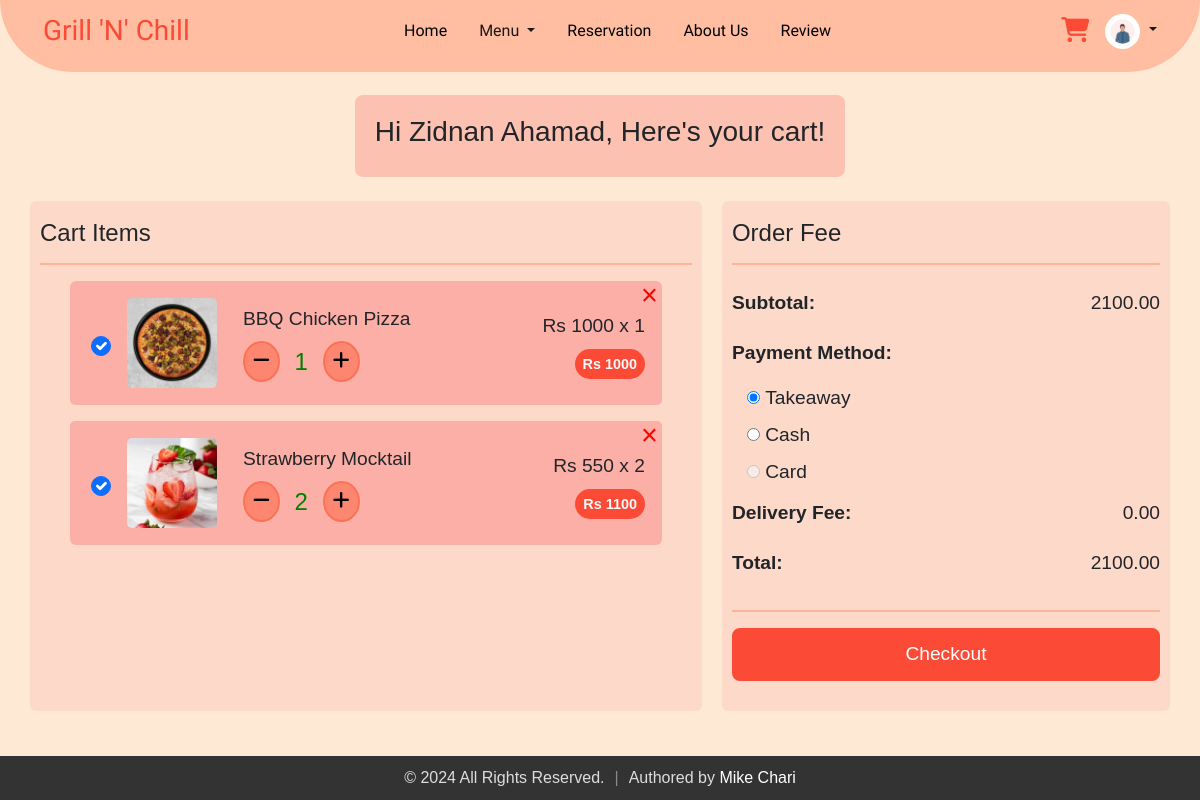
Screenshot of /cart.php (signed in) with the database file from the repository.
### tables this page shows
CREATE TABLE `users` (
  `email` varchar(255) NOT NULL,
  `firstName` varchar(255) NOT NULL,
  `lastName` varchar(255) NOT NULL,
  `contact` varchar(10) NOT NULL,
  `password` varchar(20) NOT NULL,
  `dateCreated` timestamp NOT NULL DEFAULT current_timestamp(),
  `profile_image` varchar(255) NOT NULL DEFAULT 'default.jpg'
);

CREATE TABLE `cart` (
  `id` int(11) NOT NULL,
  `itemName` varchar(255) NOT NULL,
  `price` decimal(10,0) NOT NULL,
  `image` varchar(255) NOT NULL,
  `quantity` int(11) NOT NULL,
  `catName` varchar(255) NOT NULL,
  `email` varchar(255) NOT NULL,
  `total_price` varchar(255) NOT NULL
);

### cart.php (the view, shortened to what this page needs)
<?php
require 'db_connection.php';
$email = $_SESSION['email'];
$stmt = $conn->prepare('SELECT * FROM users WHERE email=?');
$stmt->bind_param('s', $email);
$stmt->execute();
$result = $stmt->get_result();
$user = $result->fetch_assoc();
$stmt = $conn->prepare('SELECT * FROM cart WHERE email=?');
$stmt->bind_param('s', $email);
$stmt->execute();
$itemsResult = $stmt->get_result();
?>
<!DOCTYPE html>
<html lang="en">
<head>
  <link rel='stylesheet' href='https://cdnjs.cloudflare.com/ajax/libs/twitter-bootstrap/4.5.2/css/bootstrap.min.css' />
  <link rel='stylesheet' href='https://cdnjs.cloudflare.com/ajax/libs/font-awesome/5.9.0/css/all.min.css' />
  <link href="https://stackpath.bootstrapcdn.com/bootstrap/5.3.0/css/bootstrap.min.css" rel="stylesheet">
  <link href="https://cdn.jsdelivr.net/npm/bootstrap@5.3.3/dist/css/bootstrap.min.css" rel="stylesheet">
  <link rel="stylesheet" href="https://cdnjs.cloudflare.com/ajax/libs/font-awesome/6.2.0/css/all.min.css" />
  <link rel="stylesheet" href="cart.css" />
</head>
<body>
  <?php
  if ($_SESSION['userloggedin']) {
    include_once('nav-logged.php');
  } else {
    include_once('navbar.php');
  }
  ?>
  <div class="title mb-4">
    <h3>Hi <?php echo $user['firstName'] . " " . $user['lastName']; ?>, Here's your cart!</h3>
  </div>
  <div class="cart-details ">
    <div class="cart-items">
      <h4 class="mt-2">Cart Items</h4>
      <hr>
      <ul class="list-group">
        <?php if ($itemsResult->num_rows > 0): ?>
          <?php while ($item = $itemsResult->fetch_assoc()) : ?>
            <li class="d-flex justify-content-between align-items-center mb-3 list-group-item">
              <div class="d-flex align-items-center">
                <input type="checkbox" class="form-check-input ms-1 selection" style="width: 20px; height: 20px; border-radius: 50%; " data-price="<?= $item['price'] ?>" checked>
                <?php
                if (!empty($item['image'])) {
                  echo '<img src="uploads/' . htmlspecialchars($item['image']) . '" alt="Item Image" class="item-image ">';
                } else {
                  echo '<span>No image available</span>';
                }
                ?>
                <div class="ms-3">
                  <div class="mt-1"><?php echo $item['itemName']; ?></div>
                  <div class="quantity mt-2 mb-1">
                    <button class="minus-btn minus-quantity-btn" type="button" data-id="<?= $item['id'] ?>" data-price="<?= $item['price'] ?>" min="1">
                      <i class="fas fa-minus"></i>
                    </button>
                    <input type="text" class="itemQty" value="<?= $item['quantity'] ?>" min="1" data-id="<?= $item['id'] ?>" data-price="<?= $item['price'] ?>">
                    <button class="plus-btn plus-quantity-btn" type="button" data-id="<?= $item['id'] ?>" data-price="<?= $item['price'] ?>">
                      <i class="fas fa-plus"></i>
                    </button>
                  </div>
                </div>
              </div>
              <div class="mt-1">
                <div class="d-flex flex-row justify-content-between align-items-start quantity-price">
                  <div>
                    Rs <span class="item-price"><?= $item['price'] ?></span> x <span class="item-quantity"><?= $item['quantity'] ?></span>
                  </div>
                </div>
                <div class="d-flex flex-row justify-content-end align-items-end">
                  <span class="badge rounded-pill text-light p-2 mt-2 item-total-price" style="background-color: #fb4a36;">Rs <?= $item['total_price'] ?></span>
                </div>
              </div>
              <button class="delete-icon" data-id="<?= $item['id'] ?>">
                &times;
              </button>
            </li>
          <?php endwhile; ?>
        <?php else: ?>
          <li class="list-group-item">
            Your cart is empty!
          </li>
        <?php endif; ?>
      </ul>
    </div>
    <div class="order-summary">
      <h4 class="mt-2">Order Fee</h4>
      <hr class="mb-4">
      <div class="summary-details ">
        <p><strong>Subtotal:</strong></p>
        <p> <span id="subtotal">0</span></p>
      </div>
      <div class="summary-details payment">
        <p><strong>Payment Method:</strong></p>
        <div>
          <input type="radio" id="takeaway" name="payment_mode" value="Takeaway" checked>
          <label for="Takeaway">Takeaway</label>
        </div>
        <div>
          <input type="radio" id="cash" name="payment_mode" value="Cash">
          <label for="Cash">Cash</label>
        </div>
        <div>
          <input type="radio" id="card" name="payment_mode" value="Card" disabled style="cursor: not-allowed;">
          <label for="Card">Card</label>
        </div>
      </div>
      <div class="summary-details">
        <p><strong>Delivery Fee: </strong></p>
        <p> <span id="delivery-fee">0</span></p>
      </div>
      <div class="summary-details mb-3">
        <p><strong>Total:</strong></p>
        <p><span id="total">0</span></p>
      </div>
      <hr>
      <form id="checkout-form" action="order_review.php" method="post">
        <button type="button" id="checkout-button">Checkout</button>
      </form>
    </div>
  </div>
</body>
</html>

### nav-logged.php (shortened to what this page needs)
<?php
include 'db_connection.php';
$useremail = isset($_SESSION['email']) ? $_SESSION['email'] : '';
function get_UserInfo($email)
{
  global $conn;
  $stmt = $conn->prepare("SELECT  profile_image FROM users WHERE email = ?");
  $stmt->bind_param("s", $email);
  $stmt->execute();
  $stmt->bind_result($profile_image);
  return [
    'profile_image' => $profile_image ?: 'default.jpg'
  ];
}
$userinfo = get_UserInfo($useremail);
?>
<!DOCTYPE html>
<html lang="en">
<head>
  <link href="https://cdn.jsdelivr.net/npm/bootstrap@5.3.3/dist/css/bootstrap.min.css" rel="stylesheet" />
  <link rel="stylesheet" href="https://cdnjs.cloudflare.com/ajax/libs/font-awesome/6.2.0/css/all.min.css" />
</head>
<body>
  <?php
  $current_page = basename($_SERVER['PHP_SELF']);
  ?>
  <div>
    <nav class="navbar navbar-expand-md fixed-top">
      <div class="container-fluid nav-container">
        <a class="navbar-brand me-auto logo" href="index.php">Grill 'N' Chill</a>
        <div class="offcanvas offcanvas-end" tabindex="-1" id="offcanvasNavbar" aria-labelledby="offcanvasNavbarLabel">
          <div class="offcanvas-body text-center">
            <ul class="navbar-nav justify-content-center flex-grow-1 pe-3">
              <li class="nav-item">
                <a class="nav-link mx-lg-2 <?php echo $current_page == 'index.php' ? 'active' : ''; ?>" aria-current="page" href="index.php">Home</a>
              </li>
              <li class="nav-item dropdown">
                <a class="nav-link dropdown-toggle mx-lg-2 <?php echo $current_page == 'menu.php' ? 'active' : ''; ?>" href="menu.php" role="button" aria-haspopup="true" aria-expanded="false">
                  Menu
                </a>
              </li>
              <li class="nav-item">
                <a class="nav-link mx-lg-2 <?php echo $current_page == 'index.php#Reservation' ? 'active' : ''; ?>" href="index.php#Reservation">Reservation</a>
              </li>
              <li class="nav-item">
                <a class="nav-link mx-lg-2 <?php echo $current_page == 'index.php#About-Us' ? 'active' : ''; ?>" href="index.php#About-Us">About Us</a>
              </li>
              <li class="nav-item">
                <a class="nav-link mx-lg-2 <?php echo $current_page == '#review' ? 'active' : ''; ?>" href="#review">Review</a>
              </li>
            </ul>
          </div>
        </div>
        <a class="nav-link cart <?php echo $current_page == 'cart.php' ? 'active' : ''; ?>" href="cart.php"><i class="fas fa-shopping-cart"></i>
          <span id="cart-item" class="badge badge-danger"></span></a>
        <li class="nav-item dropdown ms-3" style="list-style: none; ">
          <a href="#" class="dropdown-toggle" id="profileDropdown" data-toggle="dropdown" aria-haspopup="true" aria-expanded="false">
            <img src="uploads/<?php echo htmlspecialchars($userinfo['profile_image']); ?>" alt="Profile Picture" class="nav-profile">
          </a>
        </li>
      </div>
    </nav>
  </div>
</body>
</html>

### cart.css (style rules this page uses)
* { margin: 0; padding: 0; }
body { background: #feead4; padding-top: 95px; }
.cart-details { display: flex; justify-content: space-between; gap: 20px; margin-bottom: 80px; margin-left: 30px; margin-right: 30px; }
.cart-items { flex: 60%; border-radius: 6px; background-color: #fdd9c9; padding: 10px; }
.order-summary { flex: 40%; background-color: #fdd9c9; padding: 10px; border-radius: 6px; height: 510px; }
.cart-items .list-group-item { display: flex; justify-content: space-between; align-items: center; position: relative; }
.list-group li { border: none; padding: 17px; background: #fcafa7; border-radius: 5px; margin-left: 30px; margin-right: 30px; font-size: 1.2rem; }
.quantity { display: flex; align-items: center; margin-top: 5px; }
.minus-btn, .plus-btn { background-color: rgba(253, 108, 77, 0.6); border: 2px solid rgba(253, 108, 77, 0.8); padding: 4px 8px; cursor: pointer; border-radius: 50%; }
.itemQty { width: 33px; text-align: center; border: none; background: none; margin: 0 5px 0 5px; font-size: 1.5rem; color: green; }
.item-image { width: 90px; height: 90px; object-fit: cover; margin-right: 10px; margin-left: 40px; border-radius: 5px; }
.summary-details { display: flex; justify-content: space-between; margin-bottom: 5px; font-size: 1.2rem; }
.cart-details hr { border: 1px solid orangered; }
.summary-details strong { font-weight: 600; }
.delete-icon { position: absolute; top: -7px; right: 4px; cursor: pointer; background: transparent; border: none; font-size: 1.8rem; color: red; }
.payment { display: flex; flex-direction: column; }
.payment input { margin-left: 15px ; }
.order-summary button { background-color: #fb4a36; color: white; border: 2px solid #fb4a36; padding: 10px; cursor: pointer; border-radius: 8px; transition: all 0.3s ease; font-size: 1.2rem; width: 100%; }
.title { display: flex; align-items: center; text-align: center; background-color: #fcc1b1; padding: 20px; border-radius: 8px; margin: 0 auto; max-width: fit-content; }

### nav-logged.php (style rules this page uses)
* { margin: 0; padding: 0; }
body { background-color: #feead4; font-family: "Poppins", sans-serif; font-weight: 300; font-style: normal; }
a { color: white; text-decoration: none; }
.navbar-brand, .offcanvas-header { color: #fb4a36; font-family: "Chewy", system-ui; font-optical-sizing: auto; font-weight: 500; font-style: normal; font-size: 28px; }
.nav-container { margin-right: 30px; margin-left: 30px; padding-bottom: 15px; padding-right: 13px; padding-left: 13px; }
.nav-link { color: black; font-weight: 500; transition: 0.3s color ease; font-family: "Lexend", sans-serif; font-optical-sizing: auto; font-weight: 480; font-style: light; }
.dropdown-toggle { color: #1d1818; text-decoration: none; transition: color 0.3s ease; }
.nav-link:hover, .nav-link.active { color: #fb4a36; }
.navbar { border-bottom-left-radius: 80px; border-bottom-right-radius: 80px; padding: 5px 0px 0px 0px; background-color: #ffbda1; }
.cart { color: green; font-size: 25px; cursor: pointer; }
.nav-profile { width: 35px; height: 35px; border-radius: 50%; object-fit: cover; }
.offcanvas-body { background: #ffbda1; }
.navbar .active { color: #fb4a36; font-weight: 700; }

### rows the page displays
users: profile_image (picture), firstName "Zidnan", lastName "Ahamad"
cart: image (picture), itemName "BBQ Chicken Pizza", quantity "1", price "1000", total_price "1000"
cart: image (picture), itemName "Strawberry Mocktail", quantity "2", price "550", total_price "1100"
